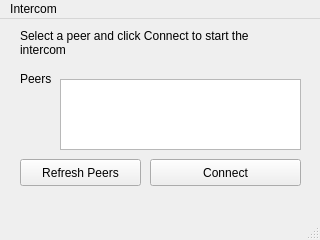
<?xml version="1.0" encoding="UTF-8"?>
<ui version="4.0">
 <class>MainWindow</class>
 <widget class="QMainWindow" name="MainWindow">
  <property name="geometry">
   <rect>
    <x>0</x>
    <y>0</y>
    <width>320</width>
    <height>240</height>
   </rect>
  </property>
  <property name="windowTitle">
   <string>MainWindow</string>
  </property>
  <widget class="QWidget" name="centralwidget">
   <widget class="QPushButton" name="btnRefreshPeers">
    <property name="geometry">
     <rect>
      <x>20</x>
      <y>140</y>
      <width>121</width>
      <height>27</height>
     </rect>
    </property>
    <property name="text">
     <string>Refresh Peers</string>
    </property>
   </widget>
   <widget class="QPushButton" name="btnConnect">
    <property name="geometry">
     <rect>
      <x>150</x>
      <y>140</y>
      <width>151</width>
      <height>27</height>
     </rect>
    </property>
    <property name="text">
     <string>Connect</string>
    </property>
   </widget>
   <widget class="QListWidget" name="listPeers">
    <property name="geometry">
     <rect>
      <x>60</x>
      <y>60</y>
      <width>241</width>
      <height>71</height>
     </rect>
    </property>
    <property name="toolTip">
     <string>Peers</string>
    </property>
   </widget>
   <widget class="QLabel" name="labelPeers">
    <property name="geometry">
     <rect>
      <x>20</x>
      <y>50</y>
      <width>31</width>
      <height>17</height>
     </rect>
    </property>
    <property name="styleSheet">
     <string notr="true">font: 8pt &quot;Ubuntu&quot;;</string>
    </property>
    <property name="text">
     <string>Peers</string>
    </property>
    <property name="alignment">
     <set>Qt::AlignBottom|Qt::AlignLeading|Qt::AlignLeft</set>
    </property>
   </widget>
   <widget class="QLabel" name="label">
    <property name="geometry">
     <rect>
      <x>20</x>
      <y>10</y>
      <width>271</width>
      <height>41</height>
     </rect>
    </property>
    <property name="text">
     <string>Select a peer and click Connect to start the intercom</string>
    </property>
    <property name="alignment">
     <set>Qt::AlignLeading|Qt::AlignLeft|Qt::AlignTop</set>
    </property>
    <property name="wordWrap">
     <bool>true</bool>
    </property>
   </widget>
  </widget>
  <widget class="QMenuBar" name="menubar">
   <property name="geometry">
    <rect>
     <x>0</x>
     <y>0</y>
     <width>320</width>
     <height>25</height>
    </rect>
   </property>
   <widget class="QMenu" name="menuIntercom">
    <property name="title">
     <string>Intercom</string>
    </property>
    <addaction name="actionRefreshPeers"/>
    <addaction name="actionChime_test"/>
    <addaction name="separator"/>
    <addaction name="actionClose"/>
   </widget>
   <addaction name="menuIntercom"/>
  </widget>
  <widget class="QStatusBar" name="statusbar"/>
  <action name="actionRefreshPeers">
   <property name="text">
    <string>Refresh Peers</string>
   </property>
  </action>
  <action name="actionClose">
   <property name="text">
    <string>Close</string>
   </property>
  </action>
  <action name="actionChime_test">
   <property name="text">
    <string>Chime test</string>
   </property>
  </action>
 </widget>
 <resources/>
 <connections>
  <connection>
   <sender>actionClose</sender>
   <signal>triggered()</signal>
   <receiver>MainWindow</receiver>
   <slot>close()</slot>
   <hints>
    <hint type="sourcelabel">
     <x>-1</x>
     <y>-1</y>
    </hint>
    <hint type="destinationlabel">
     <x>159</x>
     <y>119</y>
    </hint>
   </hints>
  </connection>
 </connections>
</ui>
